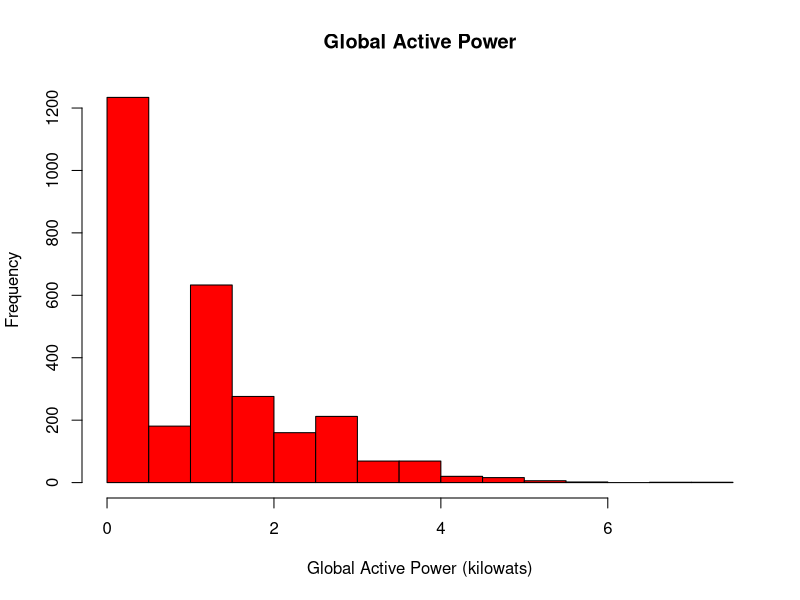

Source code (R):
# Plot 1
# Execute etl.R to download and clean data

power <- read.csv("household_power_consumption_2007-02-01-02.csv")

png("plot1.png", width = 480, height = 480)
hist(power$Global_active_power, breaks = 20, 
     col = "red", 
     main = "Global Active Power",
     xlab = "Global Active Power (kilowats)")
dev.off()
